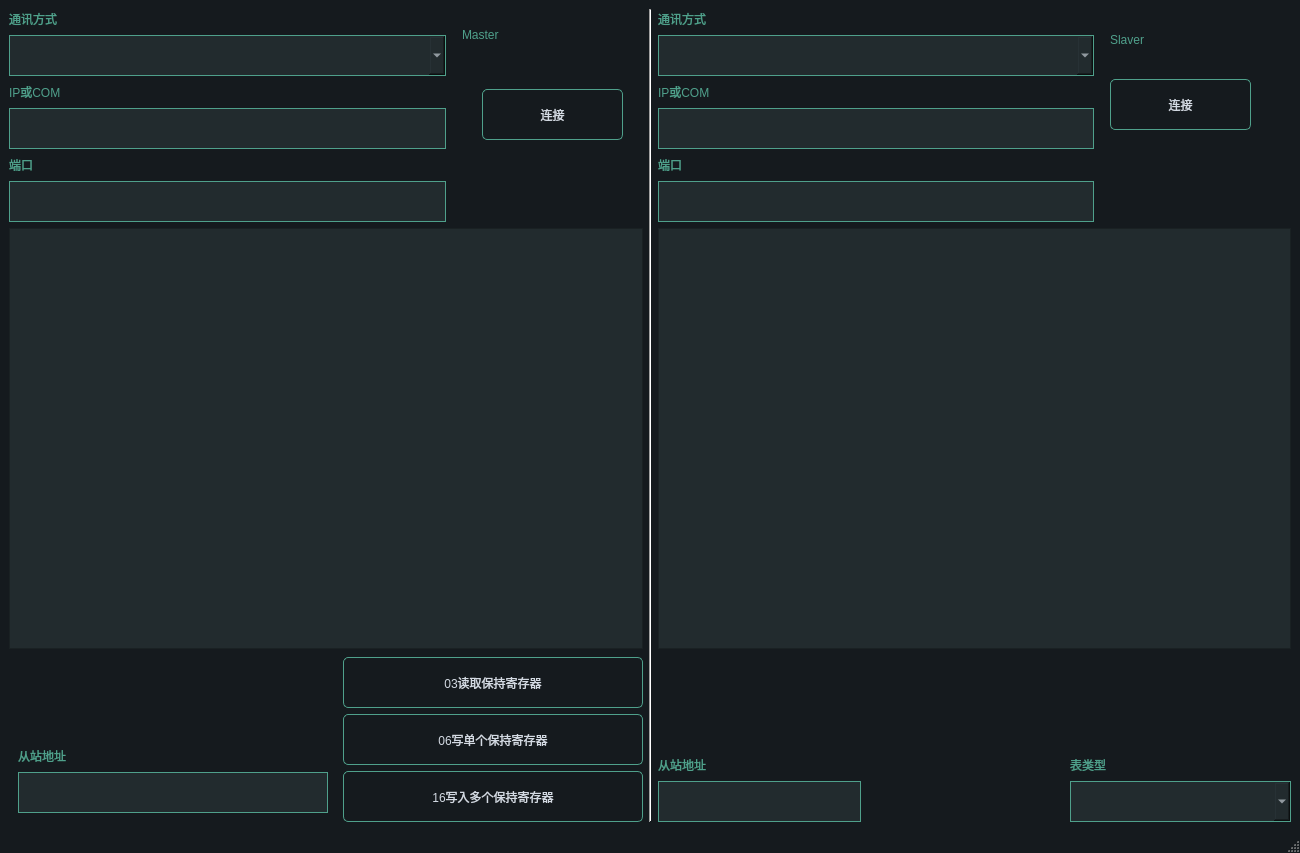
<?xml version="1.0" encoding="UTF-8"?>
<ui version="4.0">
 <class>MainWindow</class>
 <widget class="QMainWindow" name="MainWindow">
  <property name="geometry">
   <rect>
    <x>0</x>
    <y>0</y>
    <width>1300</width>
    <height>853</height>
   </rect>
  </property>
  <property name="windowTitle">
   <string/>
  </property>
  <property name="styleSheet">
   <string notr="true">/* 全局样式 */
QWidget {
    font: 16pt &quot;Microsoft YaHei&quot;;
    color: #ffffff;
}

QLabel {
    font: 14pt &quot;Microsoft YaHei&quot;;
    color: #4fa08b;
}

QMainWindow {
    background-color: #151a1e;
}

/* 输入框样式 */
QLineEdit {
    border-width: 1px;
    border-style: solid;
    border-color: #4fa08b;
    background-color: #222b2e;
    color: #d3dae3;
}

/* 按钮样式 */
QPushButton {
    border-width: 1px;
    border-style: solid;
    border-color: #4fa08b;
    border-radius: 5px;
    color: #d3dae3;
    padding: 2px;
    background-color: #151a1e;
}

QPushButton:hover {
    border-color: #050a0e;
    background-color: #1c1f1f;
}

QPushButton:pressed {
    border-color: #050a0e;
    background-color: #2c2f2f;
}

QPushButton:disabled {
    color: #808086;
    background-color: rgb(142, 142, 142);
}

/* 表格样式 */
QTableWidget {
    font-size: 16px;
    font-family: &quot;Microsoft YaHei&quot;;
    color: #ffffff;
    background-color: #222b2e;
}

QHeaderView::section {
    font-size: 14px;
    font-family: &quot;Microsoft YaHei&quot;;
    color: #ffffff;
    background: #222b2e;
}

QTableWidget::item::selected {
    border-width: 1px;
    border-style: solid;
    border-color: #4fa08b;
}

/* 下拉框样式 */
QComboBox {
    color: #d3dae3;
    background-color: #222b2e;
    border-width: 1px;
    border-style: solid;
    border-color: #4fa08b;
}

QComboBox QAbstractItemView {
    border: 1px solid #4fa08b;
    background-color: #222b2e;
    selection-background-color: #4fa08b;
}

/* 复选框样式 */
QCheckBox::indicator:checked {
    border: 1px solid #4fa08b;
    background-color: #4fa08b;
}

QCheckBox::indicator:unchecked {
    border: 1px solid #4fa08b;
    background-color: #ffffff;
}

/* 单选框样式 */
QRadioButton::indicator:checked {
    border: 1px solid #4fa08b;
    background-color: qradialgradient(cx:0.5, cy:0.5, radius:0.4, fx:0.5, fy:0.5, stop:0 #4fa08b, stop:1 #1e282c);
}

QRadioButton::indicator:unchecked {
    border: 1px solid #4fa08b;
    background-color: transparent;
}

/* 进度条样式 */
QProgressBar {
    text-align: center;
    color: #d3dae3;
    border-radius: 10px;
    background-color: #52595d;
}

QProgressBar::chunk {
    background-color: #214037;
    border-radius: 10px;
}

/* 菜单栏样式 */
QMenuBar {
    background-color: #151a1e;
}

QMenuBar::item {
    color: #d3dae3;
    background-color: #151a1e;
}

QMenuBar::item:selected {
    background-color: #252a2e;
    color: #ffffff;
}

QMenu {
    background-color: #151a1e;
}

QMenu::item:selected {
    background-color: #252a2e;
    color: #ffffff;
}

QMenu::item {
    color: #d3dae3;
    background-color: #151a1e;
}

/* 标签页样式 */
QTabWidget::pane {
    border-color: #050a0e;
    background-color: #1e282c;
    border-style: solid;
    border-width: 1px;
    border-bottom-left-radius: 4px;
    border-bottom-right-radius: 4px;
}

QTabBar::tab {
    border-style: solid;
    border-top-width: 1px;
    border-bottom-width: 0px;
    border-left-width: 1px;
    border-top-color: #050a0e;
    border-left-color: #050a0e;
    border-bottom-color: #050a0e;
    color: #d3dae3;
    padding: 3px;
    margin-left: 0px;
    background-color: #151a1e;
}

QTabBar::tab:selected, QTabBar::tab:hover {
    border-right-color: transparent;
    color: #ffffff;
    background-color: #1e282c;
}</string>
  </property>
  <widget class="QWidget" name="centralwidget">
   <property name="styleSheet">
    <string notr="true">QWidget {
    font: 16pt &quot;Microsoft YaHei&quot;;
    color: #ffffff;
}

QLabel {
    font: 14pt &quot;Microsoft YaHei&quot;;
    color: #4fa08b;
}

QGroupBox {
    border-width: 1px;
    border-style: solid;
    border-color: #4fa08b;

}

QGroupBox::title {
    subcontrol-origin: margin;
    left: 20px;
    padding: -10px 5px 0px 5px;
}

QMainWindow {
    background-color: #151a1e;
}

QCalendar {
    background-color: #151a1e;
}

QTextEdit {
    border-width: 1px;
    border-style: solid;
    border-color: #4fa08b;
    background-color: #222b2e;
    color: #d3dae3;
}

QPlainTextEdit {
    font: 10pt &quot;Microsoft YaHei&quot;;
    border-width: 1px;
    border-style: solid;
    border-color: #4fa08b;
    background-color: #222b2e;
    color: #d3dae3;
}


QPushButton {
    border-width: 1px;
    border-style: solid;
    border-color: #4fa08b;

    border-radius: 5px;
    color: #d3dae3;
    padding: 2px;
    background-color: #151a1e;
}

QPushButton::default {
    border-style: solid;
    border-color: #4fa08b;
    border-width: 1px;
    border-radius: 5px;
    color: #FFFFFF;
    padding: 2px;
    background-color: #151a1e;
    ;
}

QPushButton:hover {
    border-style: solid;
    border-color: #050a0e;
    border-width: 1px;
    border-radius: 5px;
    color: #d3dae3;
    padding: 2px;
    background-color: #1c1f1f;
}

QPushButton:pressed {
    border-style: solid;
    border-color: #050a0e;
    border-width: 1px;
    border-radius: 5px;
    color: #d3dae3;
    padding: 2px;
    background-color: #2c2f2f;
}

QPushButton:disabled {
    border-style: solid;
    border-top-color: qlineargradient(spread:pad, x1:0.5, y1:1, x2:0.5, y2:0, stop:0 rgb(215, 215, 215), stop:1 rgb(222, 222, 222));
    border-right-color: qlineargradient(spread:pad, x1:0, y1:0.5, x2:1, y2:0.5, stop:0 rgb(217, 217, 217), stop:1 rgb(227, 227, 227));
    border-left-color: qlineargradient(spread:pad, x1:0, y1:0.5, x2:1, y2:0.5, stop:0 rgb(227, 227, 227), stop:1 rgb(217, 217, 217));
    border-bottom-color: qlineargradient(spread:pad, x1:0.5, y1:1, x2:0.5, y2:0, stop:0 rgb(215, 215, 215), stop:1 rgb(222, 222, 222));
    border-width: 1px;
    border-radius: 5px;
    color: #808086;
    padding: 2px;
    background-color: rgb(142, 142, 142);
}

QLineEdit {
    border-width: 1px;
    border-style: solid;
    border-color: #4fa08b;
    background-color: #222b2e;
    color: #d3dae3;
}

QStatusBar {
    color: #027f7f;
}

QComboBox {
    color: #d3dae3;
    background-color: #222b2e;
    border-width: 1px;
    border-style: solid;
    border-color: #4fa08b;
}

/* 下拉后，整个下拉窗体样式 */
QComboBox QAbstractItemView {
    outline: 0px solid gray;
    /* 选定项的虚框 */
    border: 1px solid #4fa08b;
    /* 整个下拉窗体的边框 */
    background-color: #222b2e;
    /* 整个下拉窗体的背景色 */
    selection-background-color: #4fa08b;
    /* 整个下拉窗体被选中项的背景色 */
}

QComboBox:disabled {
    background-color: gray;
    /* 整个下拉窗体的背景色 */
}

/*表格头部*/
QHeaderView {
    background: transparent;
    border-width: 1px;
    border-style: solid;
    border-color: #4fa08b;
}

QHeaderView::section {
    font-size: 14px;
    font-family: &quot;Microsoft YaHei&quot;;
    color: #FFFFFF;
    background: #222b2e;
}

QTableWidget::item::selected {
    border-width: 1px;
    border-style: solid;
    border-color: #4fa08b;
}

QTableWidget {
    font-size: 16px;
    font-family: &quot;Microsoft YaHei&quot;;
    color: #ffffff;
    background-color: #222b2e;
}</string>
   </property>
   <layout class="QHBoxLayout" name="horizontalLayout_14">
    <item>
     <layout class="QVBoxLayout" name="verticalLayout_8">
      <item>
       <layout class="QVBoxLayout" name="verticalLayout_2">
        <item>
         <layout class="QHBoxLayout" name="horizontalLayout_4">
          <item>
           <layout class="QVBoxLayout" name="verticalLayout">
            <item>
             <layout class="QHBoxLayout" name="horizontalLayout">
              <item>
               <widget class="QLabel" name="label">
                <property name="text">
                 <string>通讯方式</string>
                </property>
               </widget>
              </item>
              <item>
               <spacer name="horizontalSpacer">
                <property name="orientation">
                 <enum>Qt::Horizontal</enum>
                </property>
                <property name="sizeHint" stdset="0">
                 <size>
                  <width>40</width>
                  <height>20</height>
                 </size>
                </property>
               </spacer>
              </item>
             </layout>
            </item>
            <item>
             <widget class="QComboBox" name="mType">
              <property name="minimumSize">
               <size>
                <width>221</width>
                <height>41</height>
               </size>
              </property>
             </widget>
            </item>
            <item>
             <layout class="QHBoxLayout" name="horizontalLayout_2">
              <item>
               <widget class="QLabel" name="label_2">
                <property name="text">
                 <string>IP或COM</string>
                </property>
               </widget>
              </item>
              <item>
               <spacer name="horizontalSpacer_2">
                <property name="orientation">
                 <enum>Qt::Horizontal</enum>
                </property>
                <property name="sizeHint" stdset="0">
                 <size>
                  <width>40</width>
                  <height>20</height>
                 </size>
                </property>
               </spacer>
              </item>
             </layout>
            </item>
            <item>
             <widget class="QLineEdit" name="mIP_COM">
              <property name="minimumSize">
               <size>
                <width>221</width>
                <height>41</height>
               </size>
              </property>
             </widget>
            </item>
            <item>
             <layout class="QHBoxLayout" name="horizontalLayout_3">
              <item>
               <widget class="QLabel" name="label_3">
                <property name="text">
                 <string>端口</string>
                </property>
               </widget>
              </item>
              <item>
               <spacer name="horizontalSpacer_3">
                <property name="orientation">
                 <enum>Qt::Horizontal</enum>
                </property>
                <property name="sizeHint" stdset="0">
                 <size>
                  <width>40</width>
                  <height>20</height>
                 </size>
                </property>
               </spacer>
              </item>
             </layout>
            </item>
            <item>
             <widget class="QLineEdit" name="m_Port">
              <property name="minimumSize">
               <size>
                <width>221</width>
                <height>41</height>
               </size>
              </property>
             </widget>
            </item>
           </layout>
          </item>
          <item>
           <widget class="QWidget" name="widget" native="true">
            <property name="minimumSize">
             <size>
              <width>191</width>
              <height>181</height>
             </size>
            </property>
            <widget class="QPushButton" name="mConBtn">
             <property name="geometry">
              <rect>
               <x>30</x>
               <y>80</y>
               <width>141</width>
               <height>51</height>
              </rect>
             </property>
             <property name="minimumSize">
              <size>
               <width>141</width>
               <height>51</height>
              </size>
             </property>
             <property name="text">
              <string>连接</string>
             </property>
            </widget>
            <widget class="QLabel" name="label_4">
             <property name="geometry">
              <rect>
               <x>10</x>
               <y>0</y>
               <width>131</width>
               <height>51</height>
              </rect>
             </property>
             <property name="text">
              <string>Master</string>
             </property>
            </widget>
           </widget>
          </item>
         </layout>
        </item>
        <item>
         <widget class="QTableWidget" name="tableMaster">
          <property name="minimumSize">
           <size>
            <width>391</width>
            <height>421</height>
           </size>
          </property>
         </widget>
        </item>
       </layout>
      </item>
      <item>
       <spacer name="verticalSpacer_3">
        <property name="orientation">
         <enum>Qt::Vertical</enum>
        </property>
        <property name="sizeHint" stdset="0">
         <size>
          <width>20</width>
          <height>18</height>
         </size>
        </property>
       </spacer>
      </item>
      <item>
       <layout class="QHBoxLayout" name="horizontalLayout_10">
        <item>
         <widget class="QWidget" name="widget_3" native="true">
          <layout class="QVBoxLayout" name="verticalLayout_7">
           <item>
            <spacer name="verticalSpacer_2">
             <property name="orientation">
              <enum>Qt::Vertical</enum>
             </property>
             <property name="sizeHint" stdset="0">
              <size>
               <width>20</width>
               <height>75</height>
              </size>
             </property>
            </spacer>
           </item>
           <item>
            <layout class="QVBoxLayout" name="verticalLayout_5">
             <item>
              <layout class="QHBoxLayout" name="horizontalLayout_9">
               <item>
                <widget class="QLabel" name="label_5">
                 <property name="text">
                  <string>从站地址</string>
                 </property>
                </widget>
               </item>
               <item>
                <spacer name="horizontalSpacer_7">
                 <property name="orientation">
                  <enum>Qt::Horizontal</enum>
                 </property>
                 <property name="sizeHint" stdset="0">
                  <size>
                   <width>40</width>
                   <height>20</height>
                  </size>
                 </property>
                </spacer>
               </item>
              </layout>
             </item>
             <item>
              <widget class="QLineEdit" name="mAddr">
               <property name="minimumSize">
                <size>
                 <width>101</width>
                 <height>41</height>
                </size>
               </property>
              </widget>
             </item>
            </layout>
           </item>
          </layout>
         </widget>
        </item>
        <item>
         <layout class="QVBoxLayout" name="verticalLayout_6">
          <item>
           <widget class="QPushButton" name="m03Btn">
            <property name="minimumSize">
             <size>
              <width>300</width>
              <height>51</height>
             </size>
            </property>
            <property name="text">
             <string>03读取保持寄存器</string>
            </property>
           </widget>
          </item>
          <item>
           <widget class="QPushButton" name="m06Btn">
            <property name="minimumSize">
             <size>
              <width>300</width>
              <height>51</height>
             </size>
            </property>
            <property name="text">
             <string>06写单个保持寄存器</string>
            </property>
           </widget>
          </item>
          <item>
           <widget class="QPushButton" name="m16Btn">
            <property name="minimumSize">
             <size>
              <width>300</width>
              <height>51</height>
             </size>
            </property>
            <property name="text">
             <string>16写入多个保持寄存器</string>
            </property>
           </widget>
          </item>
         </layout>
        </item>
       </layout>
      </item>
     </layout>
    </item>
    <item>
     <widget class="Line" name="line">
      <property name="orientation">
       <enum>Qt::Vertical</enum>
      </property>
     </widget>
    </item>
    <item>
     <layout class="QVBoxLayout" name="verticalLayout_11">
      <item>
       <layout class="QVBoxLayout" name="verticalLayout_4">
        <item>
         <layout class="QHBoxLayout" name="horizontalLayout_8">
          <item>
           <layout class="QVBoxLayout" name="verticalLayout_3">
            <item>
             <layout class="QHBoxLayout" name="horizontalLayout_5">
              <item>
               <widget class="QLabel" name="label_9">
                <property name="text">
                 <string>通讯方式</string>
                </property>
               </widget>
              </item>
              <item>
               <spacer name="horizontalSpacer_4">
                <property name="orientation">
                 <enum>Qt::Horizontal</enum>
                </property>
                <property name="sizeHint" stdset="0">
                 <size>
                  <width>40</width>
                  <height>20</height>
                 </size>
                </property>
               </spacer>
              </item>
             </layout>
            </item>
            <item>
             <widget class="QComboBox" name="sType">
              <property name="minimumSize">
               <size>
                <width>221</width>
                <height>41</height>
               </size>
              </property>
             </widget>
            </item>
            <item>
             <layout class="QHBoxLayout" name="horizontalLayout_6">
              <item>
               <widget class="QLabel" name="label_10">
                <property name="text">
                 <string>IP或COM</string>
                </property>
               </widget>
              </item>
              <item>
               <spacer name="horizontalSpacer_5">
                <property name="orientation">
                 <enum>Qt::Horizontal</enum>
                </property>
                <property name="sizeHint" stdset="0">
                 <size>
                  <width>40</width>
                  <height>20</height>
                 </size>
                </property>
               </spacer>
              </item>
             </layout>
            </item>
            <item>
             <widget class="QLineEdit" name="sIP_COM">
              <property name="minimumSize">
               <size>
                <width>221</width>
                <height>41</height>
               </size>
              </property>
             </widget>
            </item>
            <item>
             <layout class="QHBoxLayout" name="horizontalLayout_7">
              <item>
               <widget class="QLabel" name="label_7">
                <property name="text">
                 <string>端口</string>
                </property>
               </widget>
              </item>
              <item>
               <spacer name="horizontalSpacer_6">
                <property name="orientation">
                 <enum>Qt::Horizontal</enum>
                </property>
                <property name="sizeHint" stdset="0">
                 <size>
                  <width>40</width>
                  <height>20</height>
                 </size>
                </property>
               </spacer>
              </item>
             </layout>
            </item>
            <item>
             <widget class="QLineEdit" name="s_Port">
              <property name="minimumSize">
               <size>
                <width>221</width>
                <height>41</height>
               </size>
              </property>
             </widget>
            </item>
           </layout>
          </item>
          <item>
           <widget class="QWidget" name="widget_2" native="true">
            <property name="minimumSize">
             <size>
              <width>191</width>
              <height>181</height>
             </size>
            </property>
            <widget class="QPushButton" name="sConBtn">
             <property name="geometry">
              <rect>
               <x>10</x>
               <y>70</y>
               <width>141</width>
               <height>51</height>
              </rect>
             </property>
             <property name="minimumSize">
              <size>
               <width>141</width>
               <height>51</height>
              </size>
             </property>
             <property name="text">
              <string>连接</string>
             </property>
            </widget>
            <widget class="QLabel" name="label_8">
             <property name="geometry">
              <rect>
               <x>10</x>
               <y>10</y>
               <width>121</width>
               <height>41</height>
              </rect>
             </property>
             <property name="text">
              <string>Slaver</string>
             </property>
            </widget>
           </widget>
          </item>
         </layout>
        </item>
        <item>
         <widget class="QTableWidget" name="tableSlave">
          <property name="minimumSize">
           <size>
            <width>391</width>
            <height>421</height>
           </size>
          </property>
         </widget>
        </item>
        <item>
         <spacer name="verticalSpacer">
          <property name="orientation">
           <enum>Qt::Vertical</enum>
          </property>
          <property name="sizeHint" stdset="0">
           <size>
            <width>20</width>
            <height>40</height>
           </size>
          </property>
         </spacer>
        </item>
       </layout>
      </item>
      <item>
       <layout class="QHBoxLayout" name="horizontalLayout_13">
        <item>
         <layout class="QVBoxLayout" name="verticalLayout_9">
          <item>
           <layout class="QHBoxLayout" name="horizontalLayout_11">
            <item>
             <widget class="QLabel" name="label_6">
              <property name="text">
               <string>从站地址</string>
              </property>
             </widget>
            </item>
            <item>
             <spacer name="horizontalSpacer_9">
              <property name="orientation">
               <enum>Qt::Horizontal</enum>
              </property>
              <property name="sizeHint" stdset="0">
               <size>
                <width>40</width>
                <height>20</height>
               </size>
              </property>
             </spacer>
            </item>
           </layout>
          </item>
          <item>
           <widget class="QLineEdit" name="sAddr">
            <property name="minimumSize">
             <size>
              <width>121</width>
              <height>41</height>
             </size>
            </property>
           </widget>
          </item>
         </layout>
        </item>
        <item>
         <spacer name="horizontalSpacer_10">
          <property name="orientation">
           <enum>Qt::Horizontal</enum>
          </property>
          <property name="sizeHint" stdset="0">
           <size>
            <width>40</width>
            <height>20</height>
           </size>
          </property>
         </spacer>
        </item>
        <item>
         <layout class="QVBoxLayout" name="verticalLayout_10">
          <item>
           <layout class="QHBoxLayout" name="horizontalLayout_12">
            <item>
             <widget class="QLabel" name="label_11">
              <property name="text">
               <string>表类型</string>
              </property>
             </widget>
            </item>
            <item>
             <spacer name="horizontalSpacer_8">
              <property name="orientation">
               <enum>Qt::Horizontal</enum>
              </property>
              <property name="sizeHint" stdset="0">
               <size>
                <width>40</width>
                <height>20</height>
               </size>
              </property>
             </spacer>
            </item>
           </layout>
          </item>
          <item>
           <widget class="QComboBox" name="sTable">
            <property name="minimumSize">
             <size>
              <width>221</width>
              <height>41</height>
             </size>
            </property>
           </widget>
          </item>
         </layout>
        </item>
       </layout>
      </item>
     </layout>
    </item>
   </layout>
  </widget>
  <widget class="QStatusBar" name="statusbar"/>
 </widget>
 <resources/>
 <connections/>
</ui>
